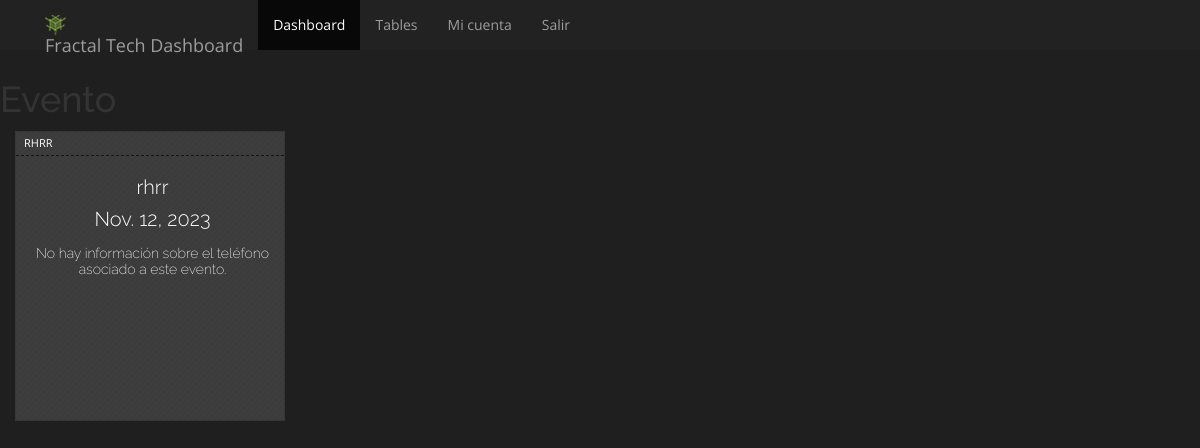
/agenda/detalle_evento/1/ (signed in), run on an earlier commit of the app's database.
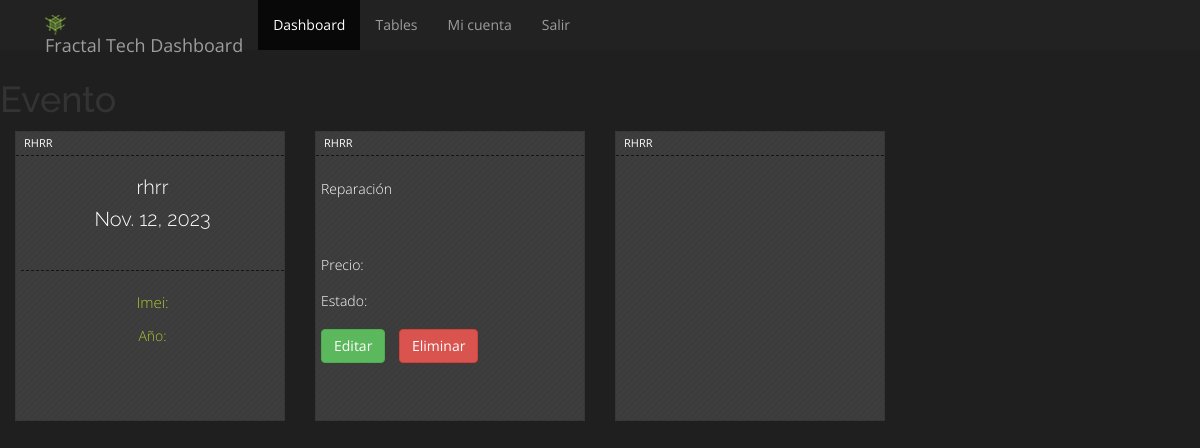
And on a later commit of the database.
### agenda/models.py (models this page shows, shortened)
class Evento(models.Model):
    TIPOS_DE_EVENTO = (
        ('Reparacion', 'Reparación'),
        ('Inventario', 'Inventario'),
        ('ReunionPersonal', 'Reunión de Personal'),
    )
    tipo_evento = models.CharField(max_length=15, choices=TIPOS_DE_EVENTO)
    telefono = models.ForeignKey(Reparacion, on_delete=models.SET_NULL, null=True, blank=True)
    titulo = models.CharField(max_length=100)
    descripcion = models.TextField(max_length=100)
    fecha_inicio = models.DateField(default=timezone.now)
    fecha_termino = models.DateField(null=True, blank=True)
    hora_inicio = models.TimeField(auto_now=False, auto_now_add=False,default=timezone.now, null= True, blank=True)
    hora_termino= models.TimeField(auto_now=False, auto_now_add=False,default=0, null= True, blank=True)
    estado_reparacion = models.CharField(max_length=40, null=True, blank=True)
    activo = models.BooleanField(default=True)

### agenda/views.py (the view)
# urls.py: path('detalle_evento/<int:pk>/', EventoDetailView.as_view(), name='detalle_evento'),
class EventoDetailView(LoginRequiredMixin,PermissionRequiredMixin,DetailView):
    model = Evento
    template_name = 'detalle_evento.html'
    context_object_name = 'evento'
    login_url = 'login'  # URL de inicio de sesión
    redirect_field_name = 'next'  # Nombre del campo de redireccionamiento  agenda.change_evento
    permission_required = 'agenda.view_evento'
    raise_exception = True

### agenda/templates/detalle_evento.html (shortened to what this page needs)
{% extends 'base.html' %}
{% block content %}
    <h1>Evento</h1>
        <div class= "row">
        <div class = "col-lg-12">
        </div>
        </div>
        <div class="col-sm-3 col-lg-3">
        <div class="dash-unit">
            <dtitle>{{ evento.titulo }}</dtitle>
            <hr>
            <h1> {{ evento.titulo }}</p>
            <h1>{{ evento.fecha_inicio }}</p>
            {% if evento.telefono %}
            <h1>{{ telefono.nombreCliente}} {{ telefono.appCliente }} {{ telefono.apm}}</p>
            <hr>
            <h3>Imei: {{ telefono.IMEI}}</p>
            <p>Año: {{telefono.año}}</p>
            </div>
                </div>
                <div class="col-sm-3 col-lg-3">
                    <div class="dash-unit">
                        <dtitle>{{ evento.titulo }}</dtitle>
                        <hr>
                        <p>{{ evento.get_tipo_evento_display }}</p>
                        <h3>{{ telefono.modelo }}</h3>
                        <p>{{ telefono.tipo_de_reparacion }}</p>
                        <p>Precio: {{ telefono.precio }}</p>
                        <p>Estado:{{telefono.status}}</p>
                            <div atyle="display: flex;">
                                <a href="{% url 'EventoEditar' pk=evento.id %}" class= "btn btn-success" type="button" style="flex: 1; margin: 5px;">Editar</a>
                                <a href = "#"class="btn btn-danger" type="submit" style="flex: 1; margin: 5px;">Eliminar</a>
                            </div>
                        </div>
                    </div>
            <div class="col-sm-3 col-lg-3">
                <div class="dash-unit">
                    <dtitle>{{ evento.titulo }}</dtitle>
                    <hr>
                    <h3></p>
                    <h3> </p>
                    <p></p>
                    <h3></h3>
                    <p></p>
                    <p></p>
                    <p></p>
                    </div>
                </div>
            {% else %}
            <p>No hay información sobre el teléfono asociado a este evento.</p>
            {% endif %}
{% endblock %}

What changed in the data, as far as the page shows it:
changed Evento "rhrr": telefono_id empty → 1 (drawn); titulo (not shown) → "RHRR"; tipo_evento (not shown) → "Reparación"
Also different on the page:
text no longer shown: "No hay información sobre el teléfono asociado a este evento."
text now shown: "Imei: Año: Precio: Estado: Editar Eliminar"
